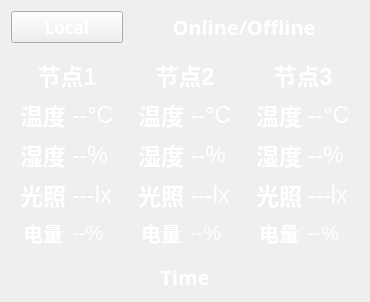
     <widget class="QWidget" name="tabStatusCurrent">
      <attribute name="title">
       <string>实时状态</string>
      </attribute>
      <layout class="QGridLayout" name="gridLayout_2">
       <item row="1" column="0">
        <widget class="QWidget" name="widgetNode1" native="true">
         <layout class="QGridLayout" name="gridLayout_3">
          <item row="2" column="1">
           <widget class="QLabel" name="labelN1H">
            <property name="font">
             <font>
              <pointsize>17</pointsize>
             </font>
            </property>
            <property name="styleSheet">
             <string notr="true">color:rgb(255,255,255);</string>
            </property>
            <property name="text">
             <string>--%</string>
            </property>
           </widget>
          </item>
          <item row="0" column="0" colspan="2">
           <widget class="QLabel" name="label">
            <property name="font">
             <font>
              <pointsize>17</pointsize>
              <bold>true</bold>
             </font>
            </property>
            <property name="styleSheet">
             <string notr="true">color:rgb(255,255,255);</string>
            </property>
            <property name="text">
             <string>节点1</string>
            </property>
            <property name="alignment">
             <set>Qt::AlignCenter</set>
            </property>
           </widget>
          </item>
          <item row="2" column="0">
           <widget class="QLabel" name="label_26">
            <property name="font">
             <font>
              <pointsize>17</pointsize>
              <bold>true</bold>
             </font>
            </property>
            <property name="styleSheet">
             <string notr="true">color:rgb(255,255,255)</string>
            </property>
            <property name="text">
             <string>湿度</string>
            </property>
            <property name="alignment">
             <set>Qt::AlignCenter</set>
            </property>
           </widget>
          </item>
          <item row="1" column="0">
           <widget class="QLabel" name="label_22">
            <property name="font">
             <font>
              <pointsize>17</pointsize>
              <bold>true</bold>
             </font>
            </property>
            <property name="styleSheet">
             <string notr="true">color:rgb(255,255,255)</string>
            </property>
            <property name="text">
             <string>温度</string>
            </property>
            <property name="alignment">
             <set>Qt::AlignCenter</set>
            </property>
           </widget>
          </item>
          <item row="3" column="0">
           <widget class="QLabel" name="label_27">
            <property name="font">
             <font>
              <pointsize>17</pointsize>
              <bold>true</bold>
             </font>
            </property>
            <property name="styleSheet">
             <string notr="true">color:rgb(255,255,255)</string>
            </property>
            <property name="text">
             <string>光照</string>
            </property>
            <property name="alignment">
             <set>Qt::AlignCenter</set>
            </property>
           </widget>
          </item>
          <item row="3" column="1">
           <widget class="QLabel" name="labelN1L">
            <property name="font">
             <font>
              <pointsize>17</pointsize>
             </font>
            </property>
            <property name="styleSheet">
             <string notr="true">color:rgb(255,255,255);</string>
            </property>
            <property name="text">
             <string>---lx</string>
            </property>
           </widget>
          </item>
          <item row="1" column="1">
           <widget class="QLabel" name="labelN1T">
            <property name="font">
             <font>
              <pointsize>17</pointsize>
             </font>
            </property>
            <property name="styleSheet">
             <string notr="true">color:rgb(255,255,255);</string>
            </property>
            <property name="text">
             <string>--°C</string>
            </property>
           </widget>
          </item>
          <item row="4" column="0">
           <widget class="QLabel" name="label_68">
            <property name="font">
             <font>
              <pointsize>15</pointsize>
              <bold>true</bold>
             </font>
            </property>
            <property name="styleSheet">
             <string notr="true">color:rgb(255,255,255);</string>
            </property>
            <property name="text">
             <string>电量</string>
            </property>
            <property name="alignment">
             <set>Qt::AlignCenter</set>
            </property>
           </widget>
          </item>
          <item row="4" column="1">
           <widget class="QLabel" name="labelN1B">
            <property name="font">
             <font>
              <pointsize>15</pointsize>
             </font>
            </property>
            <property name="styleSheet">
             <string notr="true">color:rgb(255,255,255);</string>
            </property>
            <property name="text">
             <string>--%</string>
            </property>
           </widget>
          </item>
         </layout>
        </widget>
       </item>
       <item row="1" column="2">
        <widget class="QWidget" name="widgetNode3" native="true">
         <layout class="QGridLayout" name="gridLayout_10">
          <item row="5" column="0">
           <widget class="QLabel" name="label_42">
            <property name="font">
             <font>
              <pointsize>17</pointsize>
              <bold>true</bold>
             </font>
            </property>
            <property name="styleSheet">
             <string notr="true">color:rgb(255,255,255)</string>
            </property>
            <property name="text">
             <string>温度</string>
            </property>
            <property name="alignment">
             <set>Qt::AlignCenter</set>
            </property>
           </widget>
          </item>
          <item row="8" column="1">
           <widget class="QLabel" name="labelN3L">
            <property name="font">
             <font>
              <pointsize>17</pointsize>
             </font>
            </property>
            <property name="styleSheet">
             <string notr="true">color:rgb(255,255,255);</string>
            </property>
            <property name="text">
             <string>---lx</string>
            </property>
           </widget>
          </item>
          <item row="8" column="0">
           <widget class="QLabel" name="label_43">
            <property name="font">
             <font>
              <pointsize>17</pointsize>
              <bold>true</bold>
             </font>
            </property>
            <property name="styleSheet">
             <string notr="true">color:rgb(255,255,255)</string>
            </property>
            <property name="text">
             <string>光照</string>
            </property>
            <property name="alignment">
             <set>Qt::AlignCenter</set>
            </property>
           </widget>
          </item>
          <item row="5" column="1">
           <widget class="QLabel" name="labelN3T">
            <property name="font">
             <font>
              <pointsize>17</pointsize>
             </font>
            </property>
            <property name="styleSheet">
             <string notr="true">color:rgb(255,255,255);</string>
            </property>
            <property name="text">
             <string>--°C</string>
            </property>
           </widget>
          </item>
          <item row="0" column="0" colspan="2">
           <widget class="QLabel" name="label_38">
            <property name="font">
             <font>
              <pointsize>17</pointsize>
              <bold>true</bold>
             </font>
            </property>
            <property name="styleSheet">
             <string notr="true">color:rgb(255,255,255);</string>
            </property>
            <property name="text">
             <string>节点3</string>
            </property>
            <property name="alignment">
             <set>Qt::AlignCenter</set>
            </property>
           </widget>
          </item>
          <item row="9" column="0">
           <widget class="QLabel" name="label_72">
            <property name="font">
             <font>
              <pointsize>15</pointsize>
              <bold>true</bold>
             </font>
            </property>
            <property name="styleSheet">
             <string notr="true">color:rgb(255,255,255);</string>
            </property>
            <property name="text">
             <string>电量</string>
            </property>
            <property name="alignment">
             <set>Qt::AlignCenter</set>
            </property>
           </widget>
          </item>
          <item row="9" column="1">
           <widget class="QLabel" name="labelN3B">
            <property name="font">
             <font>
              <pointsize>15</pointsize>
             </font>
            </property>
            <property name="styleSheet">
             <string notr="true">color:rgb(255,255,255);</string>
            </property>
            <property name="text">
             <string>--%</string>
            </property>
           </widget>
          </item>
          <item row="7" column="1">
           <widget class="QLabel" name="labelN3H">
            <property name="font">
             <font>
              <pointsize>17</pointsize>
             </font>
            </property>
            <property name="styleSheet">
             <string notr="true">color:rgb(255,255,255);</string>
            </property>
            <property name="text">
             <string>--%</string>
            </property>
           </widget>
          </item>
          <item row="7" column="0">
           <widget class="QLabel" name="label_39">
            <property name="font">
             <font>
              <pointsize>17</pointsize>
              <bold>true</bold>
             </font>
            </property>
            <property name="styleSheet">
             <string notr="true">color:rgb(255,255,255)</string>
            </property>
            <property name="text">
             <string>湿度</string>
            </property>
            <property name="alignment">
             <set>Qt::AlignCenter</set>
            </property>
           </widget>
          </item>
         </layout>
        </widget>
       </item>
       <item row="1" column="1">
        <widget class="QWidget" name="widgetNode2" native="true">
         <layout class="QGridLayout" name="gridLayout_9">
          <item row="1" column="0">
           <widget class="QLabel" name="label_35">
            <property name="font">
             <font>
              <pointsize>17</pointsize>
              <bold>true</bold>
             </font>
            </property>
            <property name="styleSheet">
             <string notr="true">color:rgb(255,255,255)</string>
            </property>
            <property name="text">
             <string>温度</string>
            </property>
            <property name="alignment">
             <set>Qt::AlignCenter</set>
            </property>
           </widget>
          </item>
          <item row="0" column="0" colspan="2">
           <widget class="QLabel" name="label_31">
            <property name="font">
             <font>
              <pointsize>17</pointsize>
              <bold>true</bold>
             </font>
            </property>
            <property name="styleSheet">
             <string notr="true">color:rgb(255,255,255);</string>
            </property>
            <property name="text">
             <string>节点2</string>
            </property>
            <property name="alignment">
             <set>Qt::AlignCenter</set>
            </property>
           </widget>
          </item>
          <item row="6" column="1">
           <widget class="QLabel" name="labelN2L">
            <property name="font">
             <font>
              <pointsize>17</pointsize>
             </font>
            </property>
            <property name="styleSheet">
             <string notr="true">color:rgb(255,255,255);</string>
            </property>
            <property name="text">
             <string>---lx</string>
            </property>
           </widget>
          </item>
          <item row="3" column="1">
           <widget class="QLabel" name="labelN2H">
            <property name="font">
             <font>
              <pointsize>17</pointsize>
             </font>
            </property>
            <property name="styleSheet">
             <string notr="true">color:rgb(255,255,255);</string>
            </property>
            <property name="text">
             <string>--%</string>
            </property>
           </widget>
          </item>
          <item row="7" column="0">
           <widget class="QLabel" name="label_70">
            <property name="font">
             <font>
              <pointsize>15</pointsize>
              <bold>true</bold>
             </font>
            </property>
            <property name="styleSheet">
             <string notr="true">color:rgb(255,255,255);</string>
            </property>
            <property name="text">
             <string>电量</string>
            </property>
            <property name="alignment">
             <set>Qt::AlignCenter</set>
            </property>
           </widget>
          </item>
          <item row="7" column="1">
           <widget class="QLabel" name="labelN2B">
            <property name="font">
             <font>
              <pointsize>15</pointsize>
             </font>
            </property>
            <property name="styleSheet">
             <string notr="true">color:rgb(255,255,255);</string>
            </property>
            <property name="text">
             <string>--%</string>
            </property>
           </widget>
          </item>
          <item row="6" column="0">
           <widget class="QLabel" name="label_36">
            <property name="font">
             <font>
              <pointsize>17</pointsize>
              <bold>true</bold>
             </font>
            </property>
            <property name="styleSheet">
             <string notr="true">color:rgb(255,255,255)</string>
            </property>
            <property name="text">
             <string>光照</string>
            </property>
            <property name="alignment">
             <set>Qt::AlignCenter</set>
            </property>
           </widget>
          </item>
          <item row="1" column="1">
           <widget class="QLabel" name="labelN2T">
            <property name="font">
             <font>
              <pointsize>17</pointsize>
             </font>
            </property>
            <property name="styleSheet">
             <string notr="true">color:rgb(255,255,255);</string>
            </property>
            <property name="text">
             <string>--°C</string>
            </property>
           </widget>
          </item>
          <item row="3" column="0">
           <widget class="QLabel" name="label_32">
            <property name="font">
             <font>
              <pointsize>17</pointsize>
              <bold>true</bold>
             </font>
            </property>
            <property name="styleSheet">
             <string notr="true">color:rgb(255,255,255)</string>
            </property>
            <property name="text">
             <string>湿度</string>
            </property>
            <property name="alignment">
             <set>Qt::AlignCenter</set>
            </property>
           </widget>
          </item>
         </layout>
        </widget>
       </item>
       <item row="2" column="0" colspan="3">
        <widget class="QLabel" name="labelTime">
         <property name="maximumSize">
          <size>
           <width>16777215</width>
           <height>30</height>
          </size>
         </property>
         <property name="font">
          <font>
           <family>Ubuntu Mono</family>
           <pointsize>15</pointsize>
           <bold>true</bold>
          </font>
         </property>
         <property name="layoutDirection">
          <enum>Qt::LeftToRight</enum>
         </property>
         <property name="styleSheet">
          <string notr="true">color:rgb(255,255,255);</string>
         </property>
         <property name="text">
          <string>Time</string>
         </property>
         <property name="alignment">
          <set>Qt::AlignBottom|Qt::AlignHCenter</set>
         </property>
        </widget>
       </item>
       <item row="0" column="0">
        <widget class="QPushButton" name="btnModeChange">
         <property name="font">
          <font>
           <family>Ubuntu Mono</family>
           <pointsize>13</pointsize>
           <bold>true</bold>
          </font>
         </property>
         <property name="styleSheet">
          <string notr="true">color:rgb(255,255,255);</string>
         </property>
         <property name="text">
          <string>Local</string>
         </property>
         <property name="checkable">
          <bool>true</bool>
         </property>
         <property name="checked">
          <bool>false</bool>
         </property>
        </widget>
       </item>
       <item row="0" column="1" colspan="2">
        <widget class="QLabel" name="labelCurOnOff">
         <property name="maximumSize">
          <size>
           <width>16777215</width>
           <height>30</height>
          </size>
         </property>
         <property name="font">
          <font>
           <family>Ubuntu Mono</family>
           <pointsize>15</pointsize>
           <bold>true</bold>
          </font>
         </property>
         <property name="styleSheet">
          <string notr="true">color:rgb(255,255,255);</string>
         </property>
         <property name="text">
          <string>Online/Offline</string>
         </property>
         <property name="alignment">
          <set>Qt::AlignCenter</set>
         </property>
        </widget>
       </item>
      </layout>
     </widget>
